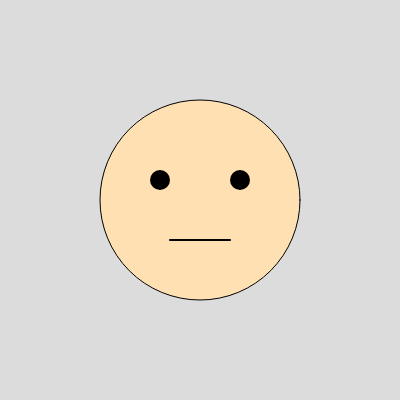
Frame 1 (no input)
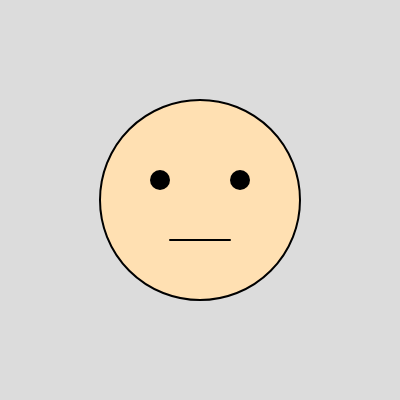
Frame 60 (no input)
Frame 120 (the mouse pressed at the canvas centre since frame 60): identical to frame 60, image omitted

The p5.js sketch that drew these frames (run headless with seeded random() and noise() and a simulated clock; from frame 60 on, the mouse is pressed at the canvas centre):

// p5.js sketch
// ── sketch.js
function setup() {
  createCanvas(400, 400);
}

function draw() {
  background(220);

  fill(255, 224, 178);
  stroke(0);
  ellipse(200, 200, 200, 200);

  fill(0);
  noStroke();
  ellipse(160, 180, 20, 20);
  ellipse(240, 180, 20, 20);

  stroke(0);
  strokeWeight(2);
  line(170, 240, 230, 240);
}
